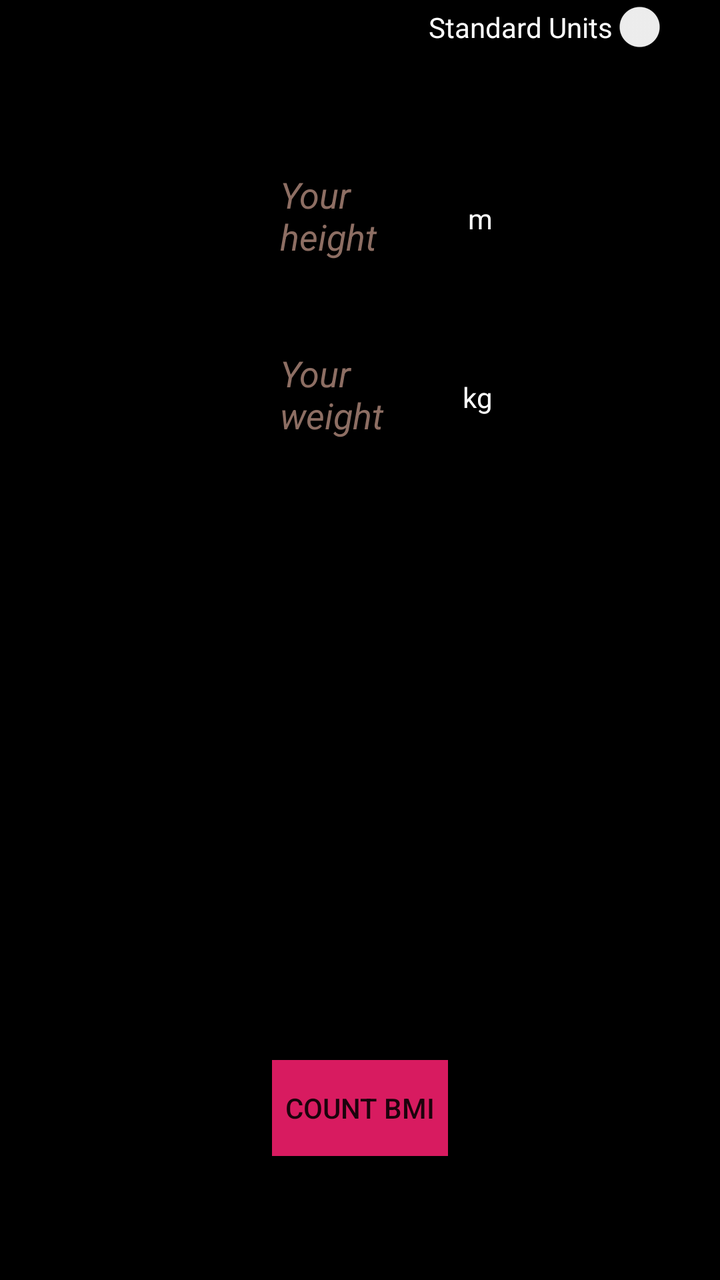
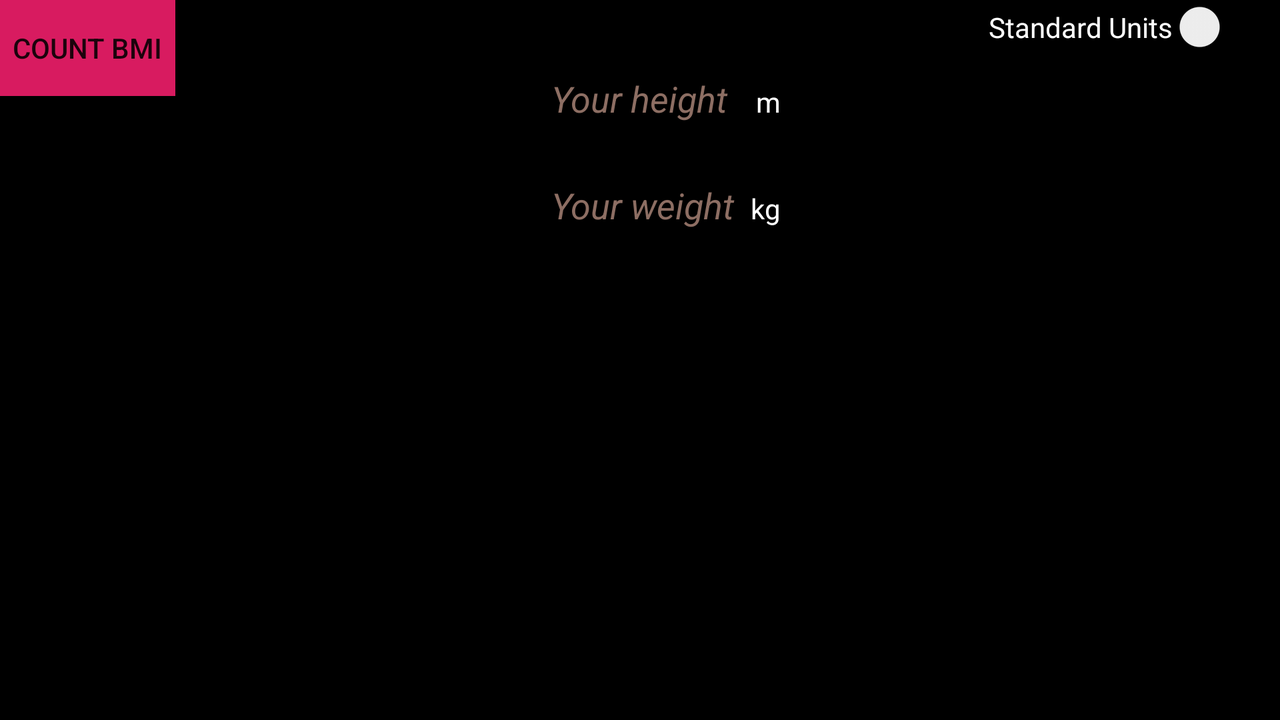

An Android layout and its configuration variant, each rendered on a device that would load it. The default file and the variant file are quoted in full after the pictures.
<!-- AndroidManifest.xml: application theme AppTheme -->
<!-- res/layout/activity_main.xml -->
<?xml version="1.0" encoding="utf-8"?>
<RelativeLayout xmlns:android="http://schemas.android.com/apk/res/android"
    xmlns:tools="http://schemas.android.com/tools"
    android:id="@+id/activity_main"
    android:layout_width="match_parent"
    android:layout_height="match_parent"
    android:paddingBottom="@dimen/activity_vertical_margin"
    android:paddingLeft="@dimen/activity_horizontal_margin"
    android:paddingRight="@dimen/activity_horizontal_margin"
    android:paddingTop="@dimen/activity_vertical_margin"
    tools:context="jakascompany.myapplication.MainActivity"
    android:orientation="vertical"
    android:background="@android:color/black"
    android:weightSum="1"
    >


    <TextView
        android:id="@+id/textView01"
        android:layout_width="wrap_content"
        android:layout_height="wrap_content"
        android:text="@string/Text01"
        android:textColor="@color/White"
        android:layout_marginStart="10dp"
        android:layout_alignBaseline="@+id/editText02"
        android:layout_alignBottom="@+id/editText02"
        android:layout_toEndOf="@+id/editText02" />

    <TextView
        android:id="@+id/textView04"
        android:layout_width="wrap_content"
        android:layout_height="wrap_content"
        android:layout_marginStart="12dp"
        android:text="@string/Text04"
        android:textColor="@color/White"
        android:layout_alignBaseline="@+id/editText01"
        android:layout_alignBottom="@+id/editText01"
        android:layout_alignEnd="@+id/textView01" />

    <Switch
        android:id="@+id/mySwitch"
        android:layout_width="wrap_content"
        android:layout_height="wrap_content"
        android:checked="false"
        android:text="@string/button_switch"
        android:textColor="@color/White"
        tools:checked="false"
        android:layout_alignParentTop="true"
        android:layout_alignParentEnd="true" />

    <EditText
        android:id="@+id/editText01"
        android:layout_width="wrap_content"
        android:layout_height="wrap_content"
        android:hint="@string/Edit01Hint"
        android:textColor="@color/White"
        android:textColorHint="@color/Brown"
        android:layout_marginTop="27dp"
        android:layout_below="@+id/editText02"
        android:layout_alignEnd="@+id/button01"
        android:layout_alignStart="@+id/button01" />

    <EditText
        android:id="@+id/editText02"
        android:layout_width="wrap_content"
        android:layout_height="wrap_content"
        android:layout_marginTop="48dp"
        android:hint="@string/Edit02Hint"
        android:textColor="@color/White"
        android:textColorHint="@color/Brown"
        android:layout_below="@+id/mySwitch"
        android:layout_alignEnd="@+id/editText01"
        android:layout_alignStart="@+id/editText01" />


    <Button
        android:id="@+id/button01"
        android:layout_width="wrap_content"
        android:layout_height="wrap_content"
        android:background="@color/ButtonPink"
        android:onClick="countBMI_button"
        android:text="@string/button_BMI"
        android:layout_marginBottom="62dp"
        android:layout_alignParentBottom="true"
        android:layout_centerHorizontal="true" />



    <TextView
        android:id="@+id/textView03"
        android:layout_width="match_parent"
        android:layout_height="wrap_content"
        android:layout_marginStart="12dp"
        android:textColor='@color/LightRed'
        android:layout_marginTop="10dp"
        android:layout_below="@+id/editText01"
        android:layout_alignParentEnd="true" />

    <TextView
        android:id="@+id/textView02"
        android:layout_width="match_parent"
        android:layout_height="wrap_content"
        android:textColor='@color/White'
        android:layout_marginTop="34dp"
        android:layout_alignTop="@+id/textView03"
        android:layout_alignStart="@+id/editText01"
        android:layout_alignEnd="@+id/editText01" />

    <TextView
        android:id="@+id/textView05"
        android:layout_width="match_parent"
        android:layout_height="wrap_content"
        android:textColor='@color/White'
        android:layout_marginBottom="21dp"
        android:layout_above="@+id/button01"
        android:layout_alignStart="@+id/button01"
        android:textSize="20sp"
        android:layout_alignEnd="@+id/button01" />
</RelativeLayout>
<!-- resources referenced by this layout -->
<resources>
  <color name="Brown">#8D6E63</color>
  <color name="ButtonPink">#D81B60</color>
  <color name="LightRed">#F44336</color>
  <color name="White">#FFFFFF</color>
  <string name="Edit01Hint"><i>Your weight</i></string>
  <string name="Edit02Hint"><i>Your height</i></string>
  <string name="Text01">m</string>
  <string name="Text04">kg</string>
  <string name="button_BMI">Count BMI</string>
  <string name="button_switch">Standard Units</string>
  <style name="AppTheme" parent="Theme.AppCompat.Light.DarkActionBar">
          <item name="colorPrimary">@color/DarkPink</item>
          <item name="colorPrimaryDark">@color/Black</item>
          <item name="colorAccent">@color/LightPink</item>
          <item name="actionOverflowMenuStyle">@style/AppTheme.PopupMenu</item>
          <item name="textAppearanceLargePopupMenu">@style/AppTheme.PopupMenu</item>
          <item name="textAppearanceSmallPopupMenu">@style/AppTheme.PopupMenu</item>
      </style>
  <color name="DarkPink">#E91E63</color>
  <color name="Black">#000000</color>
  <color name="LightPink">#FF4081</color>
  <style name="AppTheme.PopupMenu" parent="@android:style/Widget.PopupMenu">
          <item name="android:popupBackground">@color/Black</item>
          <item name="android:textColor">@color/White</item>
          <item name="android:textSize">15sp</item>
      </style>
</resources>
<!-- res/layout-land/activity_main.xml (the repository's variant of the layout above) -->
<!-- drawn on the phone turned sideways -->
<?xml version="1.0" encoding="utf-8"?>
<RelativeLayout xmlns:android="http://schemas.android.com/apk/res/android"
    xmlns:tools="http://schemas.android.com/tools"
    android:id="@+id/activity_main"
    android:layout_width="match_parent"
    android:layout_height="match_parent"
    android:paddingBottom="@dimen/activity_vertical_margin"
    android:paddingLeft="@dimen/activity_horizontal_margin"
    android:paddingRight="@dimen/activity_horizontal_margin"
    android:paddingTop="@dimen/activity_vertical_margin"
    tools:context="jakascompany.myapplication.MainActivity"
    android:orientation="vertical"
    android:background="@android:color/black"
    android:weightSum="1"
    >


    <TextView
        android:id="@+id/textView01"
        android:layout_width="wrap_content"
        android:layout_height="wrap_content"
        android:layout_marginLeft="12dp"
        android:text="@string/Text01"
        android:textColor='@color/White'
        android:layout_marginStart="10dp"
        android:layout_alignBaseline="@+id/editText02"
        android:layout_alignBottom="@+id/editText02"
        android:layout_toEndOf="@+id/editText02" />

    <TextView
        android:id="@+id/textView04"
        android:layout_width="wrap_content"
        android:layout_height="wrap_content"
        android:layout_marginLeft="12dp"

        android:text="@string/Text04"
        android:textColor='@color/White'
        android:layout_alignBaseline="@+id/editText01"
        android:layout_alignBottom="@+id/editText01"
        android:layout_alignEnd="@+id/textView01" />

    <Switch
        android:id="@+id/mySwitch"
        android:layout_width="wrap_content"
        android:layout_height="wrap_content"
        android:checked="false"
        android:text="@string/button_switch"
        android:textColor='@color/White'
        tools:checked="false"
        android:layout_alignParentTop="true"
        android:layout_alignParentEnd="true" />

    <EditText
        android:id="@+id/editText01"
        android:layout_width="wrap_content"
        android:layout_height="wrap_content"
        android:hint="@string/Edit01Hint"
        android:textColor='@color/White'
        android:textColorHint="@color/Brown"
        android:layout_marginTop="12dp"
        android:layout_below="@+id/editText02"
        android:layout_alignStart="@+id/editText02" />

    <EditText
        android:id="@+id/editText02"
        android:layout_width="wrap_content"
        android:layout_height="wrap_content"
        android:hint="@string/Edit02Hint"
        android:textColor='@color/White'
        android:textColorHint="@color/Brown"
        android:layout_below="@+id/mySwitch"
        android:layout_centerHorizontal="true" />


    <Button
        android:id="@+id/button01"
        android:layout_width="wrap_content"
        android:layout_height="wrap_content"
        android:background="@color/ButtonPink"
        android:onClick="countBMI_button"
        android:text="@string/button_BMI"
        android:layout_alignParentTop="true"
        android:layout_alignParentStart="true" />


    <TextView
        android:id="@+id/textView03"
        android:layout_width="match_parent"
        android:layout_height="wrap_content"
        android:layout_marginLeft="12dp"
        android:textColor='@color/LightRed'
        android:layout_below="@+id/editText01"
        android:layout_alignParentEnd="true"
        android:layout_marginTop="8dp" />

    <TextView
        android:id="@+id/textView02"
        android:layout_width="match_parent"
        android:layout_height="wrap_content"
        android:textColor='@color/White'
        android:layout_below="@+id/textView03"
        android:layout_alignStart="@+id/editText01"
        android:layout_marginTop="11dp"
        android:layout_alignEnd="@+id/editText01" />

    <TextView
        android:id="@+id/textView05"
        android:layout_width="match_parent"
        android:layout_height="wrap_content"
        android:textColor='@color/White'
        android:textSize="20sp"
        android:layout_below="@+id/textView02"
        android:layout_marginTop="10dp"
        android:layout_alignStart="@+id/textView02"
        android:layout_alignEnd="@+id/textView02" />


</RelativeLayout>
